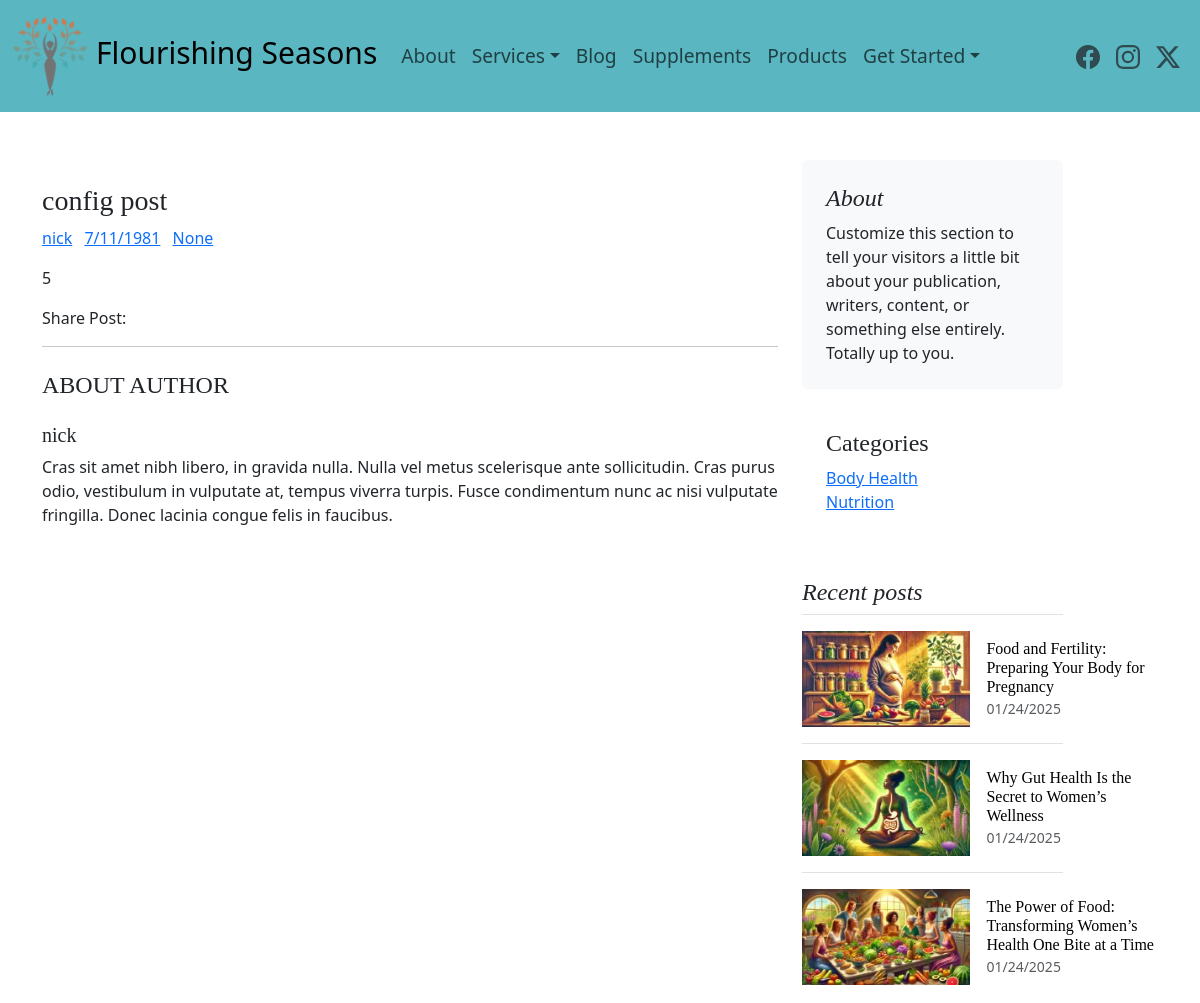
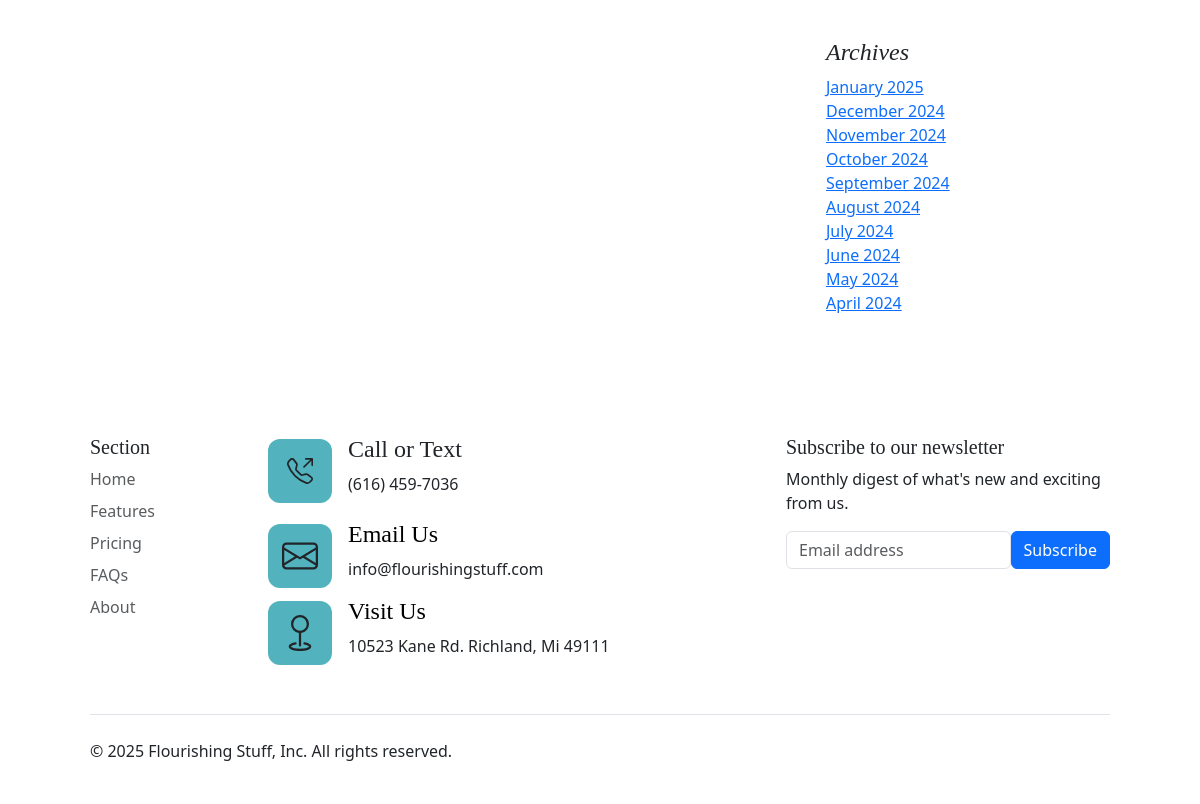
/post/1, run on the app's committed database (2 pictures, top to bottom).
### main.py (models this page shows)
class Post(db.Model):
    id: Mapped[int] = mapped_column(Integer, primary_key=True)
    title: Mapped[str] = mapped_column(String(250), nullable=False)
    date: Mapped[str] = mapped_column(String(250), nullable=False)
    author: Mapped[str] = mapped_column(String(250), nullable=True)
    category: Mapped[str] = mapped_column(String(250), nullable=True)
    picture: Mapped[str] = mapped_column(String(250), nullable=True)
    thumb: Mapped[str] = mapped_column(String(250), nullable=True)
    body: Mapped[str] = mapped_column(String(12250), nullable=False)
    preview: Mapped[str] = mapped_column(String(1250), nullable=False)

### main.py (the view)
@app.route('/post/<int:post_id>')
def get_post(post_id):
    posts, posts_len, headline, f1, f2, categories = query_blog()
    print(categories)
    post = db.get_or_404(Post, post_id)
    return render_template("post.html", post=post, posts=posts, posts_len=posts_len, categories=categories)

### main.py (called while the page is built, shortened)
def query_blog():
    result = db.session.execute(db.select(Post).order_by(desc(Post.id)))
    posts = result.scalars().all()
    posts_len = len(posts)
    categories = []
    for _ in posts:
        if _.category == None or _.category == 'config':
            pass
        elif _.category not in categories:
            categories.append(_.category)
    hl = next(post for post in posts if post.id == int(posts[-1].body))
    f1 = next(post for post in posts if post.id == int(posts[-1].thumb))
    f2 = next(post for post in posts if post.id == int(posts[-1].picture))
    return posts, posts_len, hl, f1, f2, categories

### templates/post.html (shortened to what this page needs)
{% extends 'base.html' %}
{% block content %}
{% include 'header.html' %}
<section id="post">
    <div class="container py-5">
        <div class="row">
            <div class="col-md-8">
                <div class="post-content">
                    <h3>{{post.title | safe }}</h3>
                    <ul class="post-meta list-inline">
                        <li class="list-inline-item">
                             <a href="#">{{post.author}}</a>
                        </li>
                        <li class="list-inline-item">
                             <a href="#">{{post.date}}</a>
                        </li>
                        <li class="list-inline-item">
                             <a href="#">{{post.category}}</a>
                        </li>
                    </ul>
                    <p>{{post.body | safe }}</p>
                    <ul class="list-inline share-buttons">
                        <li class="list-inline-item">Share Post:</li>
                    </ul>
                    <hr class="mb-4">
                    <h4 class="mb-4 text-uppercase font500">About Author</h4>
                    <div class="media mb-4">
                        <div class="media-body">
                            <h5 class="mt-0 font700">{{ post.author }}</h5> Cras sit amet nibh libero, in gravida nulla. Nulla vel metus scelerisque ante sollicitudin. Cras purus odio, vestibulum in vulputate at, tempus viverra turpis. Fusce condimentum nunc ac nisi vulputate fringilla. Donec lacinia congue felis in faucibus.
                        </div>
                    </div>
                </div>
            </div>
            {% include 'sidebar.html' %}
        </div>
    </div>
</section>
{% include 'footer.html' %}
{% endblock %}

### templates/sidebar.html
<div class="col-md-3">
  <div class="position-sticky" style="top: 4.5rem;">
    <div class="p-4 mb-3 bg-body-tertiary rounded">
      <h4 class="fst-italic">About</h4>
      <p class="mb-0">Customize this section to tell your visitors a little bit about your publication, writers, content, or something else entirely. Totally up to you.</p>
    </div>
    <div class="mb-4 p-4">
      <h4 class="sidebar-title">Categories</h4>
      <ul class="list-unstyled categories">
        {% for category in categories %}
        <li><a href="/category/{{ category }}">{{ category }}</a></li>
        {% endfor %}
      </ul>
    </div>
    <div>
      <h4 class="fst-italic">Recent posts</h4>
      <ul class="list-unstyled">
        {% for num in range(0, posts_len-1) %}
        <li>
          <a class="d-flex flex-column flex-lg-row gap-3 align-items-start align-items-lg-center py-3 link-body-emphasis text-decoration-none border-top" href="/post/{{ posts[num].id }}">
            <img src="/static/images/blog_images/{{ posts[num].thumb }}" class="bd-placeholder-img" width="100%" height="96">
            <div class="col-lg-8">
              <h6 class="mb-0">{{ posts[num].title }}</h6>
              <small class="text-body-secondary">{{ posts[num].date }}</small>
            </div>
          </a>
        </li>
        {% endfor %}
      </ul>
    </div>
    <div class="p-4">
      <h4 class="fst-italic">Archives</h4>
      <ol class="list-unstyled mb-0">
        <li><a href="#">January 2025</a></li>
        <li><a href="#">December 2024</a></li>
        <li><a href="#">November 2024</a></li>
        <li><a href="#">October 2024</a></li>
        <li><a href="#">September 2024</a></li>
        <li><a href="#">August 2024</a></li>
        <li><a href="#">July 2024</a></li>
        <li><a href="#">June 2024</a></li>
        <li><a href="#">May 2024</a></li>
        <li><a href="#">April 2024</a></li>
      </ol>
    </div>
  </div>
</div>

### static/css/styles.css (style rules this page uses)
h1,h2,h3,h4,h5,h6 { font-family: Poppins }
html { scroll-behavior: smooth; }
.row { display: flex; position: relative; z-index: 2; }

### data on the page
Post: title "config post", author "nick", date "7/11/1981", category "None", body "5"
Post: category "Body Health", thumb (picture), title "Food and Fertility: Preparing Your Body for Pregnancy", date "01/24/2025"
Post: category "Nutrition", thumb (picture), title "The Power of Food: Transforming Women’s Health One Bite at a Time", date "01/24/2025"
Post: thumb (picture), title "Why Gut Health Is the Secret to Women’s Wellness", date "01/24/2025"
